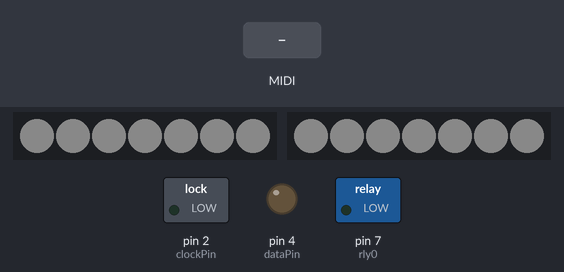
Bench run of a sketch on a simulated Teensy 4. Shown: 2 × 7 RGB LEDs in strip order, left to right, switched loads named in the sketch (green lamp = pin HIGH), output pins drawn as LEDs (lit = HIGH). Inputs (shaded band) come from the test bench. Dim RGB values are drawn brighter than linear; colours are those a GRB WS2812 strip shows for the declared byte order; MIDI output is not drawn; pins used as bus, display or sensor lines are not drawn; what the sketch prints to the serial monitor is not drawn.

Above: at 0.3 s.
1.8 s: MIDI note 36 received
At 2.6 s:
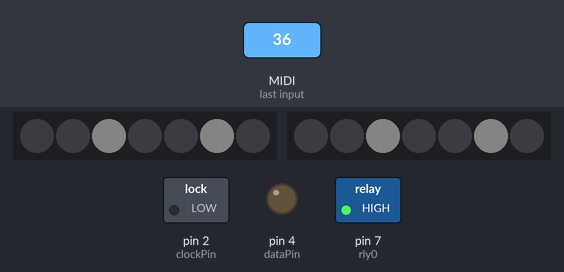
Timing chart, 0 to 4.8 s (numbered marks = the images above; inputs shaded):
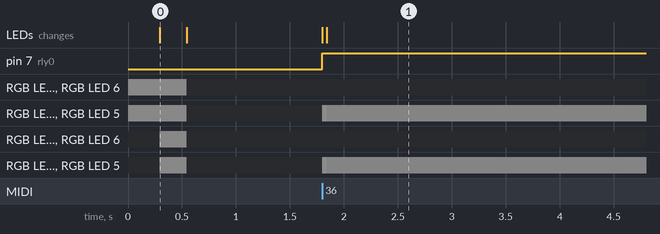

Measured:
- after the input at 1.8 s, pin 7 (rly0): LOW → HIGH at once; RGB LED 2, RGB LED 5, RGB LED 2, RGB LED 5: off → RGB(13, 13, 13) at once, → RGB(7, 7, 7) 0.04 s later; the LEDs: first change at once (image 1 shows a later state)

The sketch:

rhyace_pcb_2b.ino
```cpp
#include <EEPROM.h>

#include <MIDI.h>
MIDI_CREATE_DEFAULT_INSTANCE();

#include <SPI.h>
SPISettings adc1(20000000, MSBFIRST, SPI_MODE0);

#include <FastLED.h>
#define NUM_LEDS 7
#define DATA_PIN 17
CRGB leds[NUM_LEDS];


const int cs1 = 10;
byte order[9] = { 7, 0, 1, 2, 3, 4, 5, 6 };
byte mapshi[9] = { 127, 127, 127, 127, 127, 127, 127, 127 };
byte mapslo[9] = { 0, 0, 56, 56, 5, 10, 2, 0 };
byte mapmid[9] = { 56, 70, 78, 84, 38, 38, 44, 84 };
unsigned long current_time;
unsigned long prev_time[8];
uint32_t cu, du, cu2, du2;

byte br[40];
int signs[4];
int reads[2];
int preads[2];
byte d7, pd7;
int wiggle;
int numwig;
byte add, wb, fs;

byte osc1;
float snap[9];
int p1;
int osc2;
byte tick;
byte tock;
byte lfos[8];
int type, note, velocity, channel, d1, d2;

int latchPin = 3;
int clockPin = 2;
int dataPin = 4;
byte sw_out0;
byte mmode = 0;
#define rly0 7
#define clken 8
float lblink;
float lba = 5;
byte lolvl = 40;
byte hilvl = 70;
byte hhh;
byte dinch = 1;
byte firstdin = 1;

void setup() {

  FastLED.addLeds<WS2812, DATA_PIN, RGB>(leds, NUM_LEDS);
  for (byte j = 0; j < NUM_LEDS; j++) {
    leds[j].setHSV(0, 0, 50);
  }
  FastLED.show();
  delay(250);
  for (byte j = 0; j < NUM_LEDS; j++) {
    leds[j].setHSV(0, 0, 0);
  }
  FastLED.show();


  Serial.begin(9600);
  MIDI.begin(MIDI_CHANNEL_OMNI);
  MIDI.turnThruOff();

  pinMode(cs1, OUTPUT);
  digitalWrite(cs1, LOW);
  pinMode(latchPin, OUTPUT);
  pinMode(clockPin, OUTPUT);
  pinMode(dataPin, OUTPUT);
  pinMode(clken, OUTPUT);
  pinMode(rly0, OUTPUT);

  digitalWrite(clken, 1);
  digitalWrite(rly0, 0);

  delay(10);


  Serial.println(" hi ");
  dacBegin();
  for (byte j = 0; j < 8; j++) {
    dacw(j, 0);
  }
  lblink = 0;
  FastLED.addLeds<WS2812, DATA_PIN, RGB>(leds, NUM_LEDS);
  for (byte j = 0; j < NUM_LEDS; j++) {
    leds[j].setHSV(0, 0, 50);
  }
  FastLED.show();
  delay(250);
  for (byte j = 0; j < NUM_LEDS; j++) {
    leds[j].setHSV(0, 0, 0);
  }
  FastLED.show();
}


void loop() {
  current_time = micros();

  if (MIDI.read()) {
    byte type = MIDI.getType();
    d1 = MIDI.getData1();
    d2 = MIDI.getData2();
    channel = MIDI.getChannel();
    //Serial.println(String("DIN ") + type + " " + d1 + " " + d2 + " " + channel);
    //Serial.println(String("dinch ") + dinch);
    if (type == 144) {  //on
      if (firstdin == 1) {
        firstdin = 0;
        dinch = channel;
      }
      if (channel == dinch) {
        notehappen(d1, d2);
      }
    }
  }

  if (usbMIDI.read()) {
    byte type = usbMIDI.getType();
    d1 = usbMIDI.getData1();
    d2 = usbMIDI.getData2();

    //Serial.println(String("USB ") + type + " " + d1 + " " + d2);
    if (type == 144) {
      notehappen(d1, d2);
    }
  }


  if (current_time - prev_time[0] > 1000 && 1) {
    prev_time[0] = current_time;
    for (byte j = 0; j < 8; j++) {
      dacw(j, snap[j] * 255.0);
      snap[j] *= .7;
      if (snap[j] < .01) {
        snap[j] = 0;
      }
    }
  }

  if (current_time - prev_time[1] > 10 * 1000 && mmode == 1) {
    prev_time[1] = current_time;
    if (lblink > 1) {
      lblink--;
      leds[2].setHSV(0, 0, hilvl * (lblink / lba));
      leds[5].setHSV(0, 0, hilvl * (lblink / lba));
    } else {
      hhh++;
      leds[2].setHSV(0, 0, lolvl);
      leds[5].setHSV(0, 0, lolvl);
    }
    FastLED.show();
  }


  if (current_time - prev_time[2] > 5000 * 1000 && 0) {
    prev_time[2] = current_time;
    Serial.print(tempmonGetTemp());
    Serial.println("°C");
  }
}

void dacw(byte sel, int val) {
  if (val > 255) { val = 255; }
  if (val < 0) { val = 0; }

  byte cmd1 = (sel << 3);
  //cu = micros();
  SPI.beginTransaction(adc1);
  digitalWrite(cs1, LOW);
  SPI.transfer(cmd1);
  SPI.transfer(0);
  SPI.transfer(val);
  digitalWrite(cs1, HIGH);
  SPI.endTransaction();
}

void dacBegin() {

  add = 0x09;
  wb = 0;
  fs = (add << 3) + wb;
  SPI.begin();
  SPI.beginTransaction(adc1);
  digitalWrite(cs1, LOW);
  SPI.transfer(fs);  //power
  SPI.transfer(0);
  SPI.transfer(0);
  digitalWrite(cs1, HIGH);
  SPI.endTransaction();
  delay(10);


  add = 0x08;
  wb = 0;
  fs = (add << 3) + wb;
  SPI.begin();
  SPI.beginTransaction(adc1);
  digitalWrite(cs1, LOW);
  SPI.transfer(fs);  //ref
  SPI.transfer(255);
  SPI.transfer(255);
  digitalWrite(cs1, HIGH);
  SPI.endTransaction();
  delay(10);

  add = 0x0B;
  wb = 0;
  fs = (add << 3) + wb;
  SPI.begin();
  SPI.beginTransaction(adc1);
  digitalWrite(cs1, LOW);
  SPI.transfer(fs);  //lock
  SPI.transfer(0);
  SPI.transfer(0);
  digitalWrite(cs1, HIGH);
  SPI.endTransaction();
  delay(10);
}

void notehappen(byte ind1, byte ind2) {

  digitalWrite(clken, 0);
  digitalWrite(rly0, 1);
  mmode = 1;
  lblink = lba;
  for (byte j = 0; j < 8; j++) {
    if (ind1 - 24 == j || (ind1 - 24) % 12 == j) {
      byte v1 = map(ind2, 0, 99, mapslo[j], mapmid[j]);
      byte v2 = map(ind2, 100, 127, mapmid[j], 127);

      byte t1 = order[j];
      if (v1 < mapmid[j]) {
        snap[t1] = v1 / 127.0;
      } else {
        snap[t1] = v2 / 127.0;
      }
      //Serial.print(j);          Serial.print(" ");          Serial.println(t1);
    }
  }
}
```
